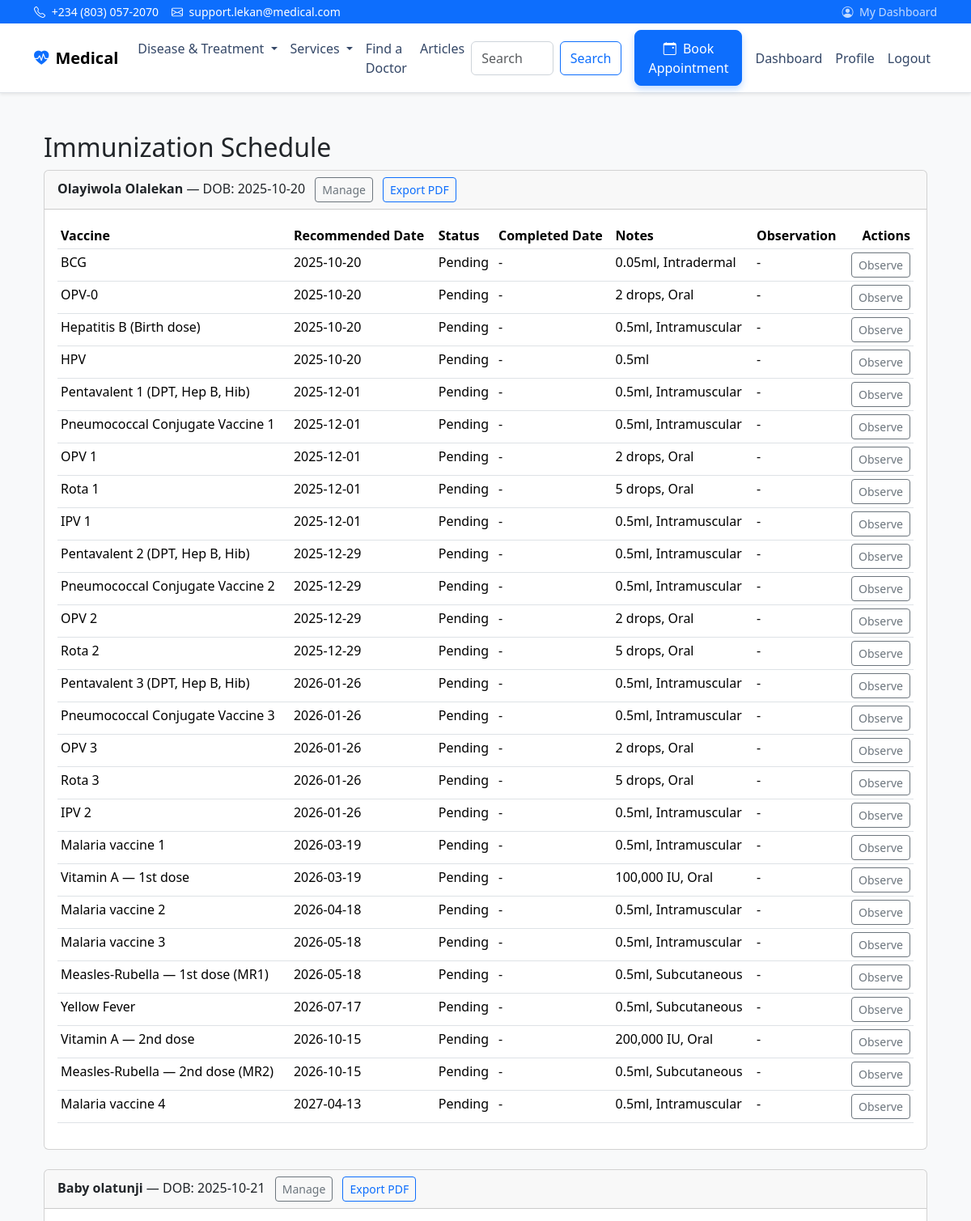
The app's page /immunization/schedule/all/ (signed in, upper part) with its own data.
### patients/models.py (models this page shows, shortened)
class BabyProfile(models.Model):
    mother = models.ForeignKey(MotherProfile, on_delete=models.CASCADE, related_name='babies')
    name = models.CharField(max_length=255)
    hospital_id = models.CharField(max_length=20, unique=True, blank=True, null=True)
    gender = models.CharField(max_length=20, blank=True)
    date_of_birth = models.DateField()
    weight_kg = models.DecimalField(max_digits=5, decimal_places=2, null=True, blank=True)
    height_cm = models.DecimalField(max_digits=5, decimal_places=2, null=True, blank=True)
    apgar_score = models.CharField(max_length=20, blank=True)
    blood_type = models.CharField(max_length=10, blank=True)
    registered_by = models.ForeignKey(settings.AUTH_USER_MODEL, on_delete=models.SET_NULL, null=True, blank=True)
    created_at = models.DateTimeField(auto_now_add=True)

### immunization/models.py (models this page shows, shortened)
class ImmunizationSchedule(models.Model):
    STATUS_CHOICES = (
        ('DUE', 'Pending'),  # display "Pending" for patient-facing UI
        ('DONE', 'Done'),
        ('MISSED', 'Missed'),
    )
    baby = models.ForeignKey(BabyProfile, on_delete=models.CASCADE, related_name='immunizations')
    vaccine_name = models.CharField(max_length=100)
    scheduled_date = models.DateField()
    status = models.CharField(max_length=10, choices=STATUS_CHOICES, default='DUE')
    notes = models.TextField(blank=True)
    date_completed = models.DateField(blank=True, null=True)
    visible_to_mother = models.BooleanField(default=False)
    approved_by = models.ForeignKey(USER_MODEL, on_delete=models.SET_NULL, null=True, blank=True, related_name='approved_immunizations')
    approved_at = models.DateTimeField(null=True, blank=True)
    administered_by = models.ForeignKey(USER_MODEL, on_delete=models.SET_NULL, null=True, blank=True, related_name='administered_immunizations')
    administered_at = models.DateTimeField(null=True, blank=True)
    batch_number = models.CharField(max_length=120, blank=True)
    manufacturer = models.CharField(max_length=120, blank=True)
    administration_site = models.CharField(max_length=64, blank=True, help_text='e.g., Left Arm, Right Thigh')
    post_observation_notes = models.TextField(blank=True)
    rescheduled_for = models.DateField(null=True, blank=True)
    reschedule_reason = models.CharField(max_length=200, blank=True)

### immunization/views.py (the view)
# urls.py: path('immunization/schedule/all/', schedule_all_view, name='immunization_schedule_all'),
@login_required
def schedule_all_view(request):
    if not request.user.is_staff:
        messages.error(request, 'Staff access only.')
        return redirect('immunization_schedule')
    status_filter = request.GET.get('status', 'ALL').upper()
    qs = ImmunizationSchedule.objects.select_related('baby', 'baby__mother').all()
    if status_filter in {'DUE', 'DONE', 'MISSED'}:
        qs = qs.filter(status=status_filter)
    schedules = qs.order_by('scheduled_date')
    grouped_by_baby = []
    babies = BabyProfile.objects.all()
    babies_by_id = {b.id: b for b in babies}
    items_by_baby = {}
    for s in schedules:
        items_by_baby.setdefault(s.baby_id, []).append(s)
    for b_id, items in items_by_baby.items():
        grouped_by_baby.append({'baby': babies_by_id.get(b_id), 'items': items})
    status_counts = {
        'DUE': sum(1 for s in schedules if s.status == 'DUE'),
        'DONE': sum(1 for s in schedules if s.status == 'DONE'),
        'MISSED': sum(1 for s in schedules if s.status == 'MISSED'),
    }
    return render(request, 'immunization/schedule.html', {
        'profile': None,
        'babies': babies,
        'schedules': schedules,
        'grouped_by_baby': grouped_by_baby,
        'status_counts': status_counts,
        'status_filter': status_filter,
        'start_date_filter': '',
        'end_date_filter': '',
        'upcoming': sorted((s for s in schedules if s.status == 'DUE'), key=lambda x: x.scheduled_date),
    })

### templates/immunization/schedule.html
{% extends 'base.html' %}
{% load static %}
{% block content %}
<div class="container mt-4">
  <h2>Immunization Schedule</h2>
  {% if grouped_by_baby %}
    {% for group in grouped_by_baby %}
      <div class="card mb-4">
        <div class="card-header d-flex justify-content-between align-items-center">
          <div>
            <strong>{{ group.baby.name }}</strong> — DOB: {{ group.baby.date_of_birth|date:'Y-m-d' }}
            {% if user.is_staff %}
              <span class="ms-2">
                <a href="{% url 'immunization_manage_baby' group.baby.id %}" class="btn btn-sm btn-outline-secondary">Manage</a>
              </span>
            {% endif %}
            <span class="ms-2">
              <a href="{% url 'immunization_baby_pdf' group.baby.id %}" class="btn btn-sm btn-outline-primary">Export PDF</a>
            </span>
          </div>
        </div>
        <div class="card-body">
          {% if group.items %}
            <table class="table table-sm">
              <thead>
                <tr>
                  <th>Vaccine</th>
                  <th>Recommended Date</th>
                  <th>Status</th>
                  <th>Completed Date</th>
                  {% if user.is_staff %}<th>Notes</th><th>Observation</th><th class="text-end">Actions</th>{% endif %}
                </tr>
              </thead>
              <tbody>
                {% for s in group.items %}
                  <tr>
                    <td>{{ s.vaccine_name }}</td>
                    <td>{{ s.scheduled_date|date:'Y-m-d' }}</td>
                    <td>{{ s.get_status_display }}</td>
                    <td>{% if s.date_completed %}{{ s.date_completed|date:'Y-m-d' }}{% else %}-{% endif %}</td>
                    {% if user.is_staff %}
                      <td>{{ s.notes|striptags|default:'-' }}</td>
                      <td>{{ s.post_observation_notes|default:'-' }}</td>
                      <td class="text-end">
                        <a href="{% url 'immunization_observe' s.id %}" class="btn btn-sm btn-outline-secondary">Observe</a>
                      </td>
                    {% endif %}
                  </tr>
                {% endfor %}
              </tbody>
            </table>
          {% else %}
            <p class="text-muted">No immunizations scheduled.</p>
          {% endif %}
        </div>
      </div>
    {% endfor %}
  {% else %}
    <p>No babies registered.</p>
  {% endif %}
</div>
{% endblock %}

### static/css/styles.css (style rules this page uses)
:root { --brand-primary: #0d6efd; }
body { font-feature-settings: "liga" 1, "kern" 1; }

### records on screen
BabyProfile: baby.name "Olayiwola Olalekan", baby.date_of_birth "2025-10-20", shows "Notes"
ImmunizationSchedule: vaccine_name "BCG", scheduled_date "2025-10-20", status "Pending", notes "0.05ml, Intradermal", post_observation_notes "-"
ImmunizationSchedule: vaccine_name "OPV-0", scheduled_date "2025-10-20", status "Pending", notes "2 drops, Oral", post_observation_notes "-"
ImmunizationSchedule: vaccine_name "Hepatitis B (Birth dose)", scheduled_date "2025-10-20", status "Pending", notes "0.5ml, Intramuscular", post_observation_notes "-"
ImmunizationSchedule: vaccine_name "HPV", scheduled_date "2025-10-20", status "Pending", notes "0.5ml", post_observation_notes "-"
ImmunizationSchedule: vaccine_name "Pentavalent 1 (DPT, Hep B, Hib)", scheduled_date "2025-12-01", status "Pending", notes "0.5ml, Intramuscular", post_observation_notes "-"
ImmunizationSchedule: vaccine_name "Pneumococcal Conjugate Vaccine 1", scheduled_date "2025-12-01", status "Pending", notes "0.5ml, Intramuscular", post_observation_notes "-"
ImmunizationSchedule: vaccine_name "OPV 1", scheduled_date "2025-12-01", status "Pending", notes "2 drops, Oral", post_observation_notes "-"
ImmunizationSchedule: vaccine_name "Rota 1", scheduled_date "2025-12-01", status "Pending", notes "5 drops, Oral", post_observation_notes "-"
ImmunizationSchedule: vaccine_name "IPV 1", scheduled_date "2025-12-01", status "Pending", notes "0.5ml, Intramuscular", post_observation_notes "-"
ImmunizationSchedule: vaccine_name "Pentavalent 2 (DPT, Hep B, Hib)", scheduled_date "2025-12-29", status "Pending", notes "0.5ml, Intramuscular", post_observation_notes "-"
ImmunizationSchedule: vaccine_name "Pneumococcal Conjugate Vaccine 2", scheduled_date "2025-12-29", status "Pending", notes "0.5ml, Intramuscular", post_observation_notes "-"
ImmunizationSchedule: vaccine_name "OPV 2", scheduled_date "2025-12-29", status "Pending", notes "2 drops, Oral", post_observation_notes "-"
ImmunizationSchedule: vaccine_name "Rota 2", scheduled_date "2025-12-29", status "Pending", notes "5 drops, Oral", post_observation_notes "-"
ImmunizationSchedule: vaccine_name "Pentavalent 3 (DPT, Hep B, Hib)", scheduled_date "2026-01-26", status "Pending", notes "0.5ml, Intramuscular", post_observation_notes "-"
ImmunizationSchedule: vaccine_name "Pneumococcal Conjugate Vaccine 3", scheduled_date "2026-01-26", status "Pending", notes "0.5ml, Intramuscular", post_observation_notes "-"
ImmunizationSchedule: vaccine_name "OPV 3", scheduled_date "2026-01-26", status "Pending", notes "2 drops, Oral", post_observation_notes "-"
ImmunizationSchedule: vaccine_name "Rota 3", scheduled_date "2026-01-26", status "Pending", notes "5 drops, Oral", post_observation_notes "-"
ImmunizationSchedule: vaccine_name "IPV 2", scheduled_date "2026-01-26", status "Pending", notes "0.5ml, Intramuscular", post_observation_notes "-"
ImmunizationSchedule: vaccine_name "Malaria vaccine 1", scheduled_date "2026-03-19", status "Pending", notes "0.5ml, Intramuscular", post_observation_notes "-"
ImmunizationSchedule: vaccine_name "Vitamin A — 1st dose", scheduled_date "2026-03-19", status "Pending", notes "100,000 IU, Oral", post_observation_notes "-"
ImmunizationSchedule: vaccine_name "Malaria vaccine 2", scheduled_date "2026-04-18", status "Pending", notes "0.5ml, Intramuscular", post_observation_notes "-"
ImmunizationSchedule: vaccine_name "Malaria vaccine 3", scheduled_date "2026-05-18", status "Pending", notes "0.5ml, Intramuscular", post_observation_notes "-"
ImmunizationSchedule: vaccine_name "Measles-Rubella — 1st dose (MR1)", scheduled_date "2026-05-18", status "Pending", notes "0.5ml, Subcutaneous", post_observation_notes "-"
ImmunizationSchedule: vaccine_name "Yellow Fever", scheduled_date "2026-07-17", status "Pending", notes "0.5ml, Subcutaneous", post_observation_notes "-"
ImmunizationSchedule: vaccine_name "Vitamin A — 2nd dose", scheduled_date "2026-10-15", status "Pending", notes "200,000 IU, Oral", post_observation_notes "-"
ImmunizationSchedule: vaccine_name "Measles-Rubella — 2nd dose (MR2)", scheduled_date "2026-10-15", status "Pending", notes "0.5ml, Subcutaneous", post_observation_notes "-"
ImmunizationSchedule: vaccine_name "Malaria vaccine 4", scheduled_date "2027-04-13", status "Pending", notes "0.5ml, Intramuscular", post_observation_notes "-"
BabyProfile: baby.name "Baby olatunji", baby.date_of_birth "2025-10-21"
